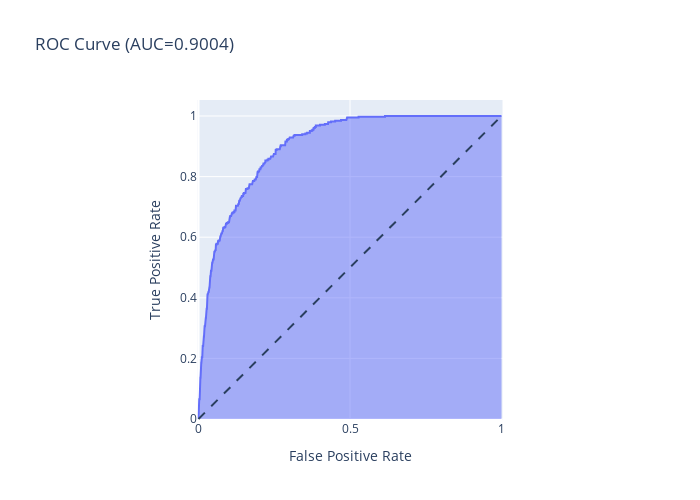

The cell this chart's notebook holds for it:
### Code cell
#fit the ROC curve
y_score = lr_pipe.decision_function(X_test)
fpr, tpr, thresholds = roc_curve(y_test, y_score)

#plot figure (code borrowed from plotly's documentation)
fig = px.area(
    x=fpr, y=tpr,
    title=f'ROC Curve (AUC={auc(fpr, tpr):.4f})',
    labels=dict(x='False Positive Rate', y='True Positive Rate'),
    width=700, height=500
)
fig.add_shape(
    type='line', line=dict(dash='dash'),
    x0=0, x1=1, y0=0, y1=1
)

fig.update_yaxes(scaleanchor="x", scaleratio=1)
fig.update_xaxes(constrain='domain')
fig.show()

### Figure 1 — Plotly figure (JSON) as saved in the notebook; plotly's stock layout.template omitted (floating-point values rounded to 4 significant figures; data arrays with more than 128 entries replaced by an {"elided": "..."} marker saying what was removed)
{"data": [{"hovertemplate": "False Positive Rate=%{x}<br>True Positive Rate=%{y}<extra></extra>", "legendgroup": "", "line": {"color": "#636efa"}, "mode": "lines", "name": "", "orientation": "v", "showlegend": false, "stackgroup": "1", "type": "scatter", "x": {"elided": "412 float values"}, "xaxis": "x", "y": {"elided": "412 float values"}, "yaxis": "y"}], "layout": {"height": 500, "legend": {"tracegroupgap": 0}, "shapes": [{"line": {"dash": "dash"}, "type": "line", "x0": 0, "x1": 1, "y0": 0, "y1": 1}], "title": {"text": "ROC Curve (AUC=0.9004)"}, "width": 700, "xaxis": {"anchor": "y", "constrain": "domain", "domain": [0, 1], "title": {"text": "False Positive Rate"}}, "yaxis": {"anchor": "x", "domain": [0, 1], "scaleanchor": "x", "scaleratio": 1, "title": {"text": "True Positive Rate"}}}}
